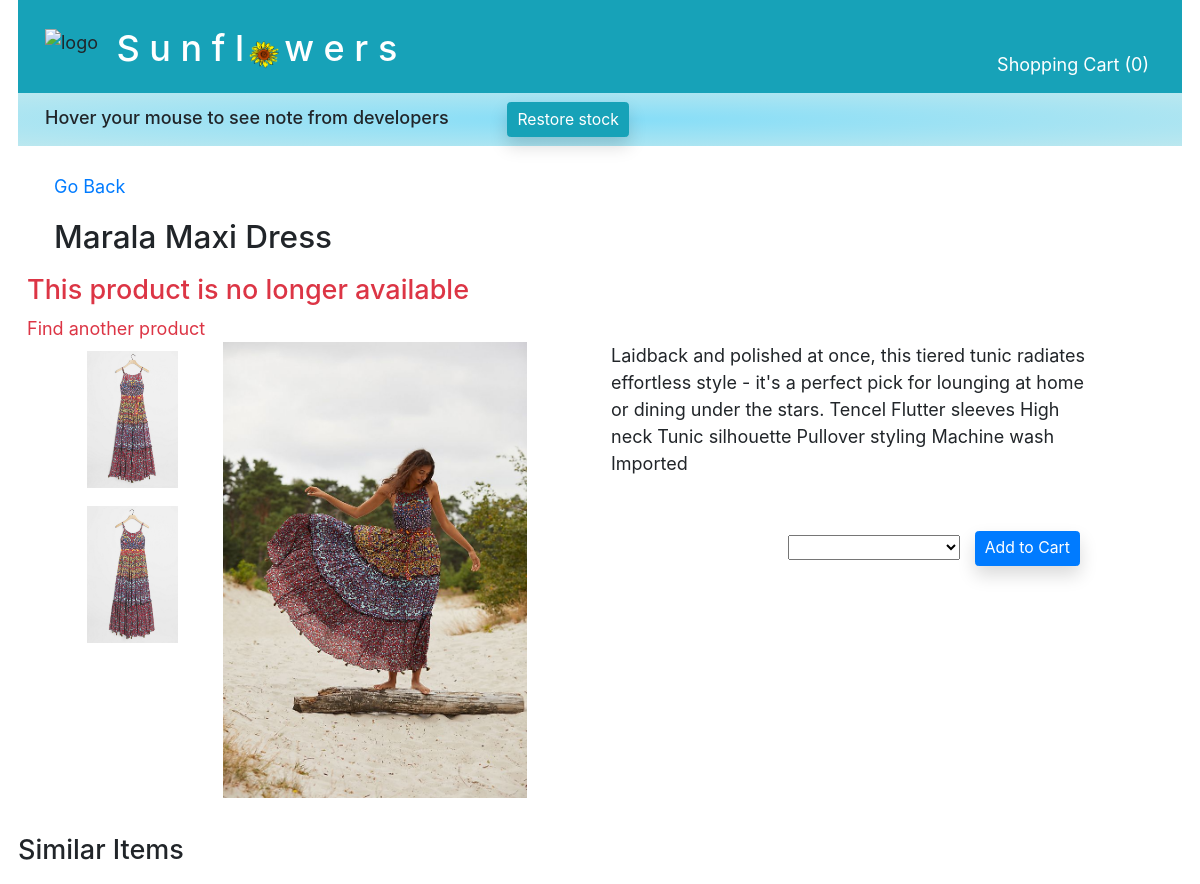
The app's page /product/category/1/item/3 with its own data.
### main/models.py (models this page shows, shortened)
class Product(models.Model):
    name = models.CharField(max_length=255, default="")
    desc= models.TextField(default="")
    quantity_purchased = models.IntegerField(default=0)
    quantity_sold = models.IntegerField(default=0)
    quantity_available = models.IntegerField(default=0)
    temp_quan_avail = models.IntegerField(default=0)
    unit_price=models.DecimalField(max_digits=5, decimal_places=0)
    category = models.ForeignKey(
        Category,
        related_name='products_included',
        on_delete=models.CASCADE
    )
    objects = ClassManager()

class Photo(models.Model):
    img = models.ImageField(upload_to='products', blank=True)
    type_of_photo = models.ForeignKey(
        PhotoType,
        related_name='photos_included',
        on_delete=models.CASCADE
    )
    for_product = models.ForeignKey(
        Product,
        related_name='photos',
        on_delete=models.CASCADE
    )

### main/views.py (the view)
# urls.py: path('product/category/<int:cat_id>/item/<int:product_id>', views.display_product),
def display_product(request, cat_id, product_id ):
    price_1 = Product.objects.get(id=product_id).unit_price
    price_2 = Product.objects.get(id=product_id).unit_price*2
    price_3 = Product.objects.get(id=product_id).unit_price*3
    if "cart_dict" not in request.session:
        request.session["cart_dict"] ={};
        quantity_in_cart = 0
    else:
        quantity_in_cart = 0
        for key in request.session["cart_dict"]:
            quantity_in_cart += request.session["cart_dict"][key]
    context = {
        "this_product": Product.objects.get(id=product_id),
        "this_category": Category.objects.get(id=cat_id),
        "similar_items": Product.objects.filter(category_id=cat_id),
        "price_1": price_1,
        "price_2": price_2,
        "price_3": price_3,
        "product_class": Product,
        "quantity_in_cart": quantity_in_cart,
    }
    print('request.session["cart_dict"]: ', request.session["cart_dict"])
    print("quantity_in_cart: ", quantity_in_cart)
    print("request.POST: ", request.POST)
    return render(request, '_3_shop_prod_info.html', context)

### main/templates/_3_shop_prod_info.html (shortened to what this page needs)
<!DOCTYPE html>
<html lang="en">
<head>
    {% include "_0_head_tags.html" %}
</head>
<body>
    <div id="container">
        {% include "_0_top_nav_bar.html" %}
        <a class="row mx-5 mb-3" href="/product/category/{{ this_category.id }}">Go Back</a>
        <div class="row mx-5 h3 mb-3">{{ this_product.name }}</div>
        {% if this_product.temp_quan_avail < 1 %}
        <h4 class="row ml-4 text-danger">This product is no longer available</h4>
        <a class="row ml-4 text-danger" href="/product/category/{{ this_category.id }}">Find another product</a>
        {% endif %}
        <div class="row mx-3">
            <div class="col-5 mx-5">
                <div class="row">
                    <div class="col-3">
                        {% for photo in this_product.photos.all %}
                        {% if photo.type_of_photo_id == 2 %}
                        <div class="row">
                            <a href="/product/category/{{this_category.id}}/item/{{this_product.id}}/{{photo.id}}"><img class="col my-2" src="{{ photo.img.url }}"></a>
                        </div>
                        {% endif %}
                        {% endfor %}
                    </div>
                    <div class="col">
                        {% for photo in this_product.photos.all %}
                        {% if photo.type_of_photo_id == 1 %}
                        <img class="col-12 mb-2" src="{{ photo.img.url }}">
                        {% endif %}
                        {% endfor %}
                    </div>
                </div>
            </div>
            <div class="col-5">
                <div class="row mb-5">{{this_product.desc}}</div>
                <form class="row" action="/add_to_cart" method="POST">
                    <div class="col-5 offset-4">
                        <select class="col-12 mt-1" name="quantity" id="">
                        </select>
                    </div>
                    <button class=" btn btn-primary btn-sm shadow" >Add to Cart</button>
                </form>
            </div>
        </div>
        <div class="row mx-3 py-2 mt-3 h4">Similar Items</div>
    </div>
</body>
</html>

### main/static/projectStyle.css (style rules this page uses)
* { font-size:1.5vw; }
img { height: auto !important; }

### main/templates/_3_shop_prod_info.html (style rules this page uses)
* { font-size:1.5vw; }
img { height: auto !important; }

### records on screen
Product: name "Marala Maxi Dress", desc "Laidback and polished at once, this tiered tunic radiates effortless style - it's a perfect pick for lounging at home or dining under the stars. Tencel Flutter sleeves High neck Tunic silhouette Pullover styling Machine wash Imported"
Photo: img (picture)
Photo: img (picture)
Photo: img (picture)

### other values on screen
{{ quantity_in_cart }} "0"
